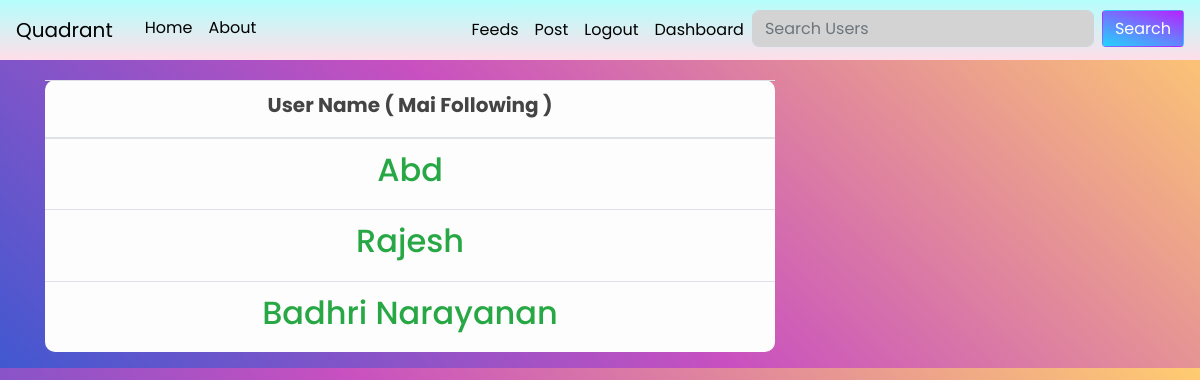
Page /account/following (signed in) on the committed database.
### flaskblog/models.py (models this page shows)
class User(db.Model,UserMixin):
    id = db.Column(db.Integer, primary_key=True)
    username = db.Column(db.String(20), unique=True ,nullable=False)
    email = db.Column(db.String(120), unique=True, nullable=False)
    image_file = db.Column(db.String(20), nullable=False, default='default.png')
    password = db.Column(db.String(60), nullable=False)
    posts = db.relationship('Post', backref='author', lazy=True)
    comments = db.relationship('Comment', backref='user', lazy=True,cascade="all, delete-orphan")
    likes = db.relationship('Like', backref='user', lazy=True,cascade="all, delete-orphan")
    def __repr__(self):
        return f"User('{self.username}', '{self.email}', '{self.image_file}')"

class Follow(db.Model):
    id = db.Column(db.Integer, primary_key=True)
    UserName = db.Column(db.String(20))
    FollowedBy=db.Column(db.String(20))

### flaskblog/routes.py (the view)
@app.route("/account/following")
def following():
    following=Follow.query.filter_by(FollowedBy=current_user.username).all()
    followers_list=[each.UserName for each in following]
    print(current_user)
    return render_template('following.html', title='Following',followers_list=followers_list)

### flaskblog/forms.py
class SearchForm(FlaskForm):
    searched = StringField('Searched',
                        validators=[DataRequired()])
    submit = SubmitField('Searched')

### flaskblog/models.py (called while the page is built)
@login_manager.user_loader
def load_user(user_id):
    return User.query.get(int(user_id))

### flaskblog/routes.py (called while the page is built)
@app.context_processor
def layout():
    form=SearchForm()
    return dict(form=form)

### flaskblog/templates/following.html
{% extends "layout.html" %}
{% block content %}
<table class="table table-hover table-light"  style="border-radius: 10px;">
  <thead>
    <tr>
     <th scope="col" style="text-align: center;"><h5><b> User Name (  {{ current_user.username }}   Following )</b></h5></th>
    </tr>
  </thead>
  <tbody>
    {% for follower in followers_list%}
    <tr>
      <td colspan="1">
        <a  href="/user/{{follower}}" > <h2 class="text-success" style="text-align: center;">
        {{follower}}
      </h2> </a></td>
    </tr>
    {% endfor %}
  </tbody>
</table>
{% endblock content %}

### flaskblog/static/main.css (style rules this page uses)
body { color: #333333; margin-top: 5rem; font-family: 'Poppins', sans-serif; background-color: #4158D0; background-image: linear-gradient(43deg, #4158D0 0%, #C850C0 46%, #FFCC70 100%); }
h1, h2, h3, h4, h5, h6 { color: #444444; }

### rows in the picture
User: username "Mai"
Follow: UserName "Abd"
Follow: UserName "Rajesh"
Follow: UserName "Badhri Narayanan"
